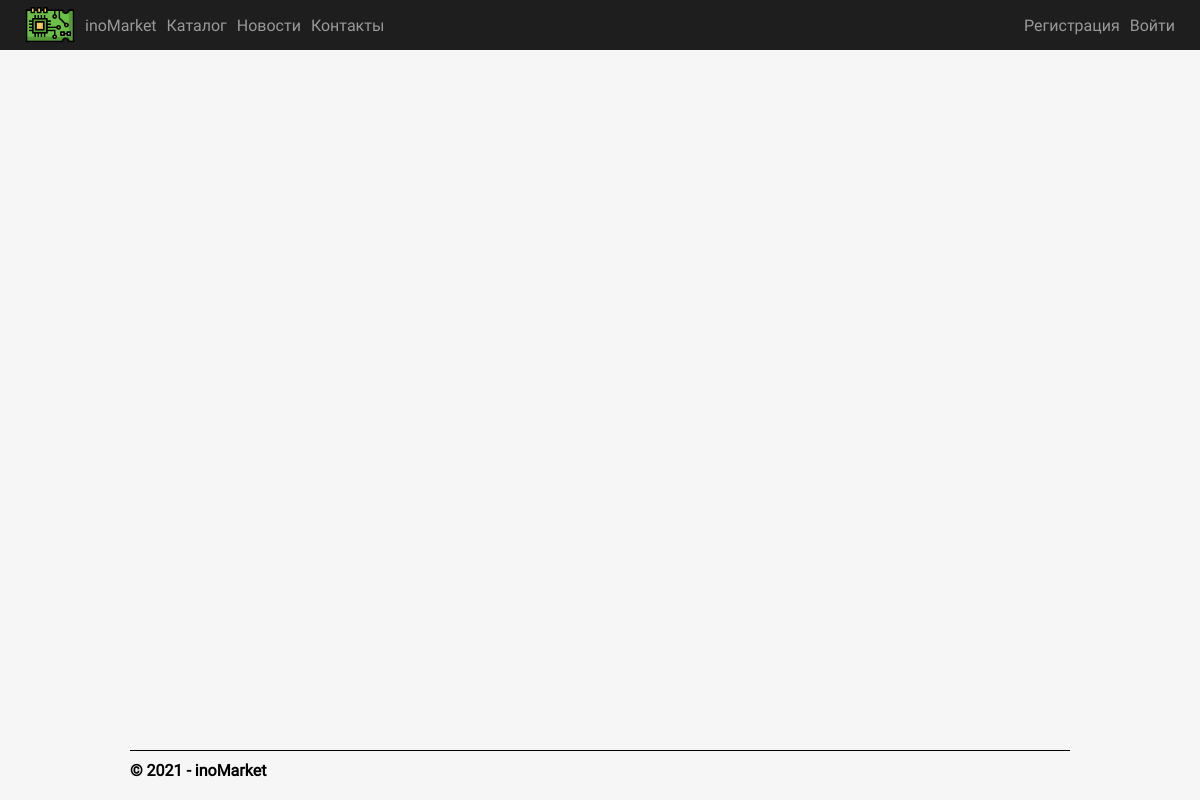
The app's page /news, older data.
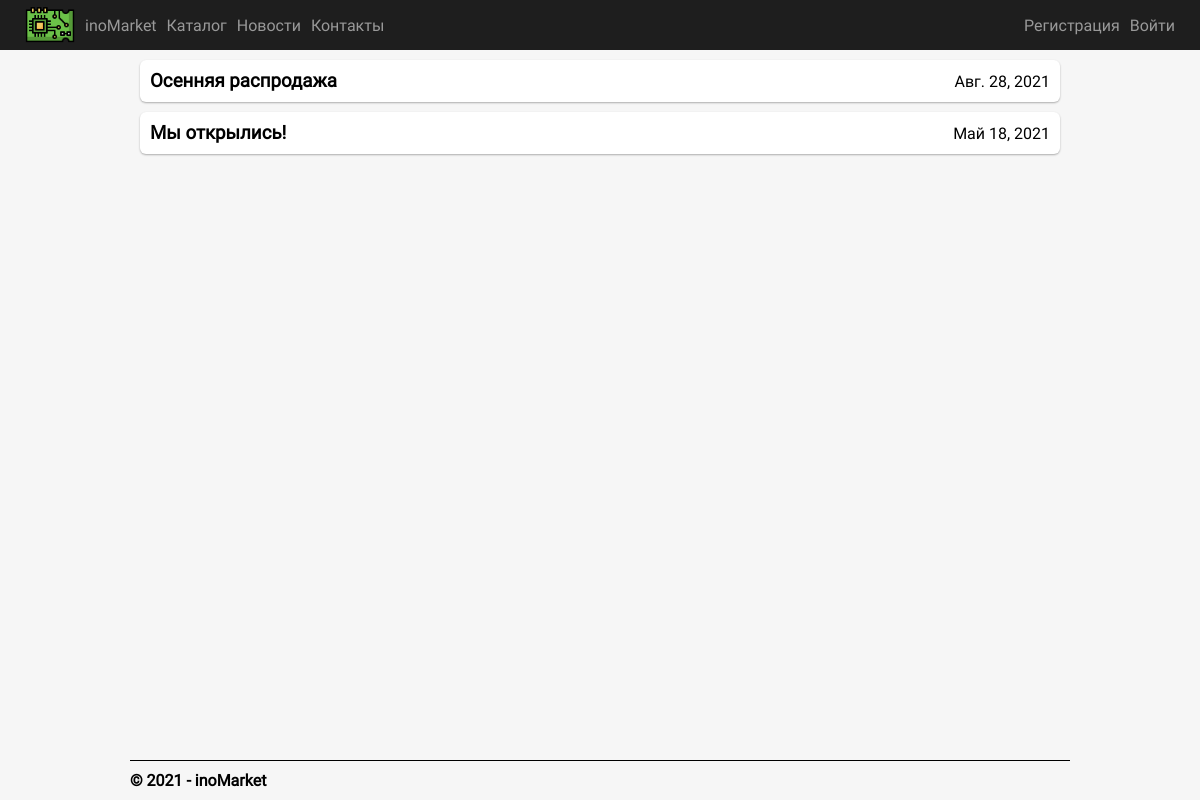
The same page, newer data.
### app/models.py (models this page shows, shortened)
class News(models.Model):
  title = models.CharField(max_length=150, verbose_name='Заголовок новости')
  text = models.TextField(verbose_name='Текст новости')
  image = models.FileField(default = 'placeholder/placeholder.png', verbose_name = 'Изображение к новости')
  date = models.DateField(default=datetime.now(), verbose_name='Дата публикации')
  class Meta:
    db_table = "News"
    ordering = ["-date"]
    verbose_name = "Новость"
    verbose_name_plural = "Новости"

### app/views.py (the view)
# urls.py: url(r'^news$', app.views.news, name='news'),
def news(request):
    news = News.objects.all()
    assert isinstance(request, HttpRequest)
    return render(
        request,
        'app/news.html',
        {
            'news' : news,
            'title':'Новости',
            'year':datetime.now().year,
        }
    )

### app/templates/app/news.html
{% extends "app/layout.html" %} {% block content %}
<div class="news-container">
  {% for post in news %}
  <div class="news-post-container">
    <a href="{% url 'post' parametr=post.id %}" class="post-link">
      <h3 class="post-title">{{post.title}}</h3>
    </a>
    <p class="post-date">{{post.date}}</p>
  </div>
  {% endfor %}
</div>
{% endblock %}

Row changes from the older to the newer data that the page shows:
added News: title "Осенняя распродажа", date "Авг. 28, 2021"
added News: title "Мы открылись!", date "Май 18, 2021"
